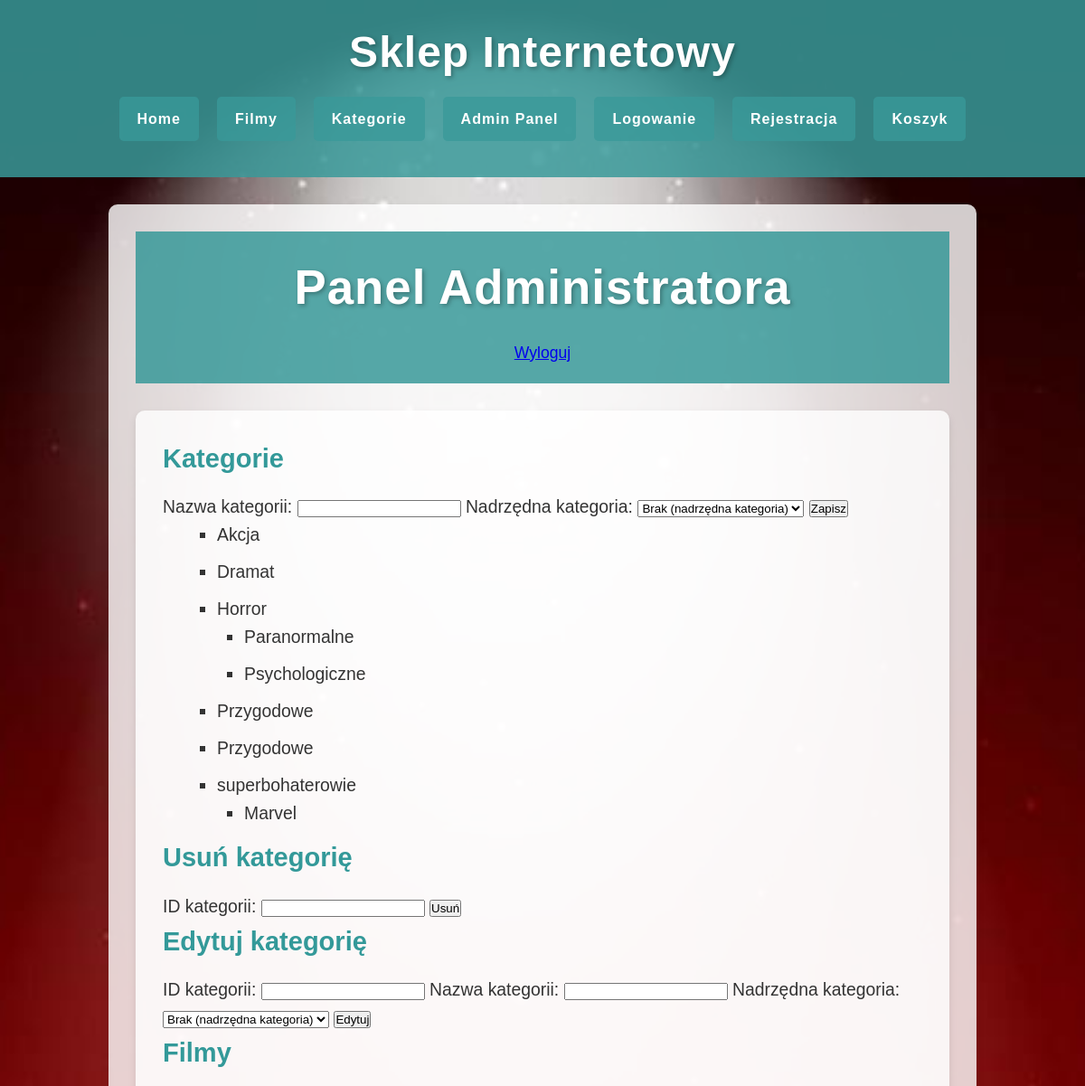
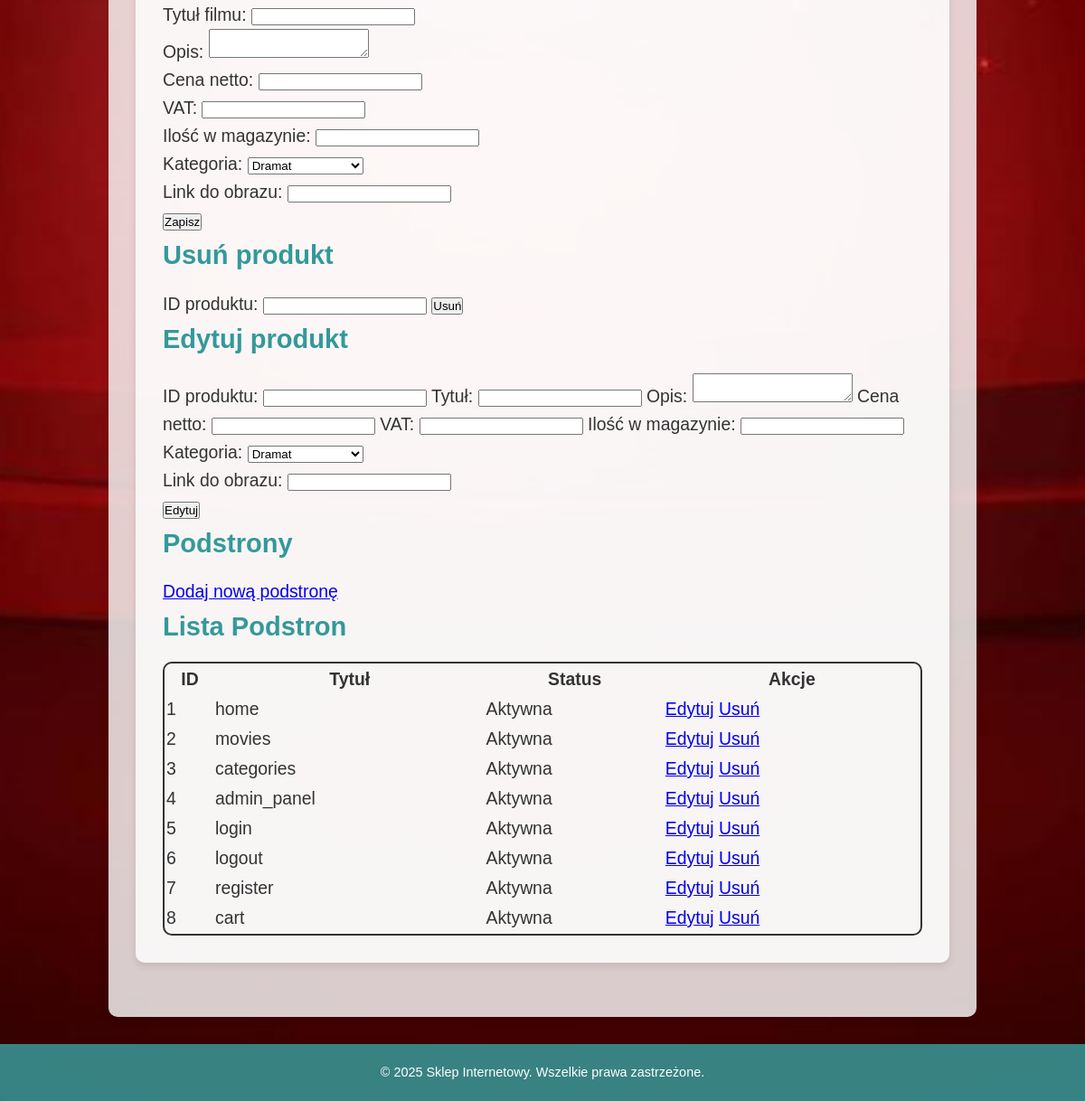
The page /pages/index.php?idp=admin_panel (signed in) on the database its author committed (2 pictures, top to bottom).
### tables this page shows
CREATE TABLE `kategorie` (
  `id` int(11) NOT NULL,
  `nazwa` varchar(255) NOT NULL,
  `matka` int(11) DEFAULT NULL
);

CREATE TABLE `page_list` (
  `id` int(11) NOT NULL,
  `page_title` varchar(255) NOT NULL,
  `page_content` text NOT NULL,
  `status` int(1) NOT NULL DEFAULT 1
);

### pages/admin_panel.php (the view, shortened to what this page needs)
<?php
include_once '../php/admin_subpages.php';
include_once '../php/admin_categories.php';
include_once '../php/admin_products.php';
?>
<div class="header">
    <h1 style="color:white;">Panel Administratora</h1>
    <a href="index.php?idp=logout" onclick="event.preventDefault(); document.getElementById('logoutForm').submit();">Wyloguj</a>
</div>
<div class="main-content">
    <div id="categoriesPanel" class="panel">
        <h2>Kategorie</h2>
        <form id="categoryForm" method="POST" action="index.php?idp=admin_panel" onsubmit="return showCategoryAlert()">
            <label for="categoryName">Nazwa kategorii:</label>
            <input type="text" id="categoryName" name="categoryName" required>
            <label for="parentCategory">Nadrzędna kategoria:</label>
            <select id="parentCategory" name="parentCategory">
                <option value="0">Brak (nadrzędna kategoria)</option>
            </select>
            <button type="submit">Zapisz</button>
        </form>
        <ul id="categoryList">
            <?php WyswietlKategorie(); ?>
        </ul>
        <div id="deleteCategoryPanel" class="panel">
            <h2>Usuń kategorię</h2>
            <form method="POST" action="index.php?idp=admin_panel" onsubmit="return showCategoryDeleteAlert()">
                <label for="deleteCategoryId">ID kategorii:</label>
                <input type="number" id="deleteCategoryId" name="categoryId" required>
                <button type="submit">Usuń</button>
            </form>
        </div>
        <div id="editCategoryPanel" class="panel">
            <h2>Edytuj kategorię</h2>
            <form method="POST" action="index.php?idp=admin_panel">
                <label for="editCategoryId">ID kategorii:</label>
                <input type="number" id="editCategoryId" name="categoryId" required>
                <label for="editCategoryName">Nazwa kategorii:</label>
                <input type="text" id="editCategoryName" name="categoryName" required>
                <label for="editParentCategory">Nadrzędna kategoria:</label>
                <select id="editParentCategory" name="parentCategory">
                    <option value="0">Brak (nadrzędna kategoria)</option>
                </select>
                <button type="submit">Edytuj</button>
            </form>
        </div>
    </div>
    <div id="productsPanel" class="panel">
        <h2>Filmy</h2>
        <form id="productForm" method="POST" action="index.php?idp=admin_panel" onsubmit="return showProductAlert()">
            <label for="productName">Tytuł filmu:</label>
            <input type="text" id="productName" name="productName" required><br>
            <label for="productDescription">Opis:</label>
            <textarea id="productDescription" name="productDescription"></textarea><br>
            <label for="productPrice">Cena netto:</label>
            <input type="number" id="productPrice" name="productPrice" step="0.01" required><br>
            <label for="productVat">VAT:</label>
            <input type="number" id="productVat" name="productVat" step="0.01" required><br>
            <label for="productStock">Ilość w magazynie:</label>
            <input type="number" id="productStock" name="productStock" required><br>
            <label for="productCategory">Kategoria:</label>
            <select id="productCategory" name="productCategory">
                <?php
                $result = $mysqli->query("SELECT id, nazwa FROM kategorie");
                while ($row = $result->fetch_assoc()) {
                    echo "<option value='" . $row['id'] . "'>" . $row['nazwa'] . "</option>";
                }
                ?>
            </select><br>
            <label for="productImage">Link do obrazu:</label>
            <input type="text" id="productImage" name="productImage"><br>
            <button type="submit">Zapisz</button>
        </form>
        <div id="deleteProductPanel" class="panel">
            <h2>Usuń produkt</h2>
            <form method="POST" action="index.php?idp=admin_panel" onsubmit="return showProductDeleteAlert()">
                <label for="deleteProductId">ID produktu:</label>
                <input type="number" id="deleteProductId" name="productId" required>
                <button type="submit">Usuń</button>
            </form>
        </div>
        <div id="editProductPanel" class="panel">
            <h2>Edytuj produkt</h2>
            <form method="POST" action="index.php?idp=admin_panel" enctype="multipart/form-data">
                <label for="editProductId">ID produktu:</label>
                <input type="number" id="editProductId" name="productId" required>
                <label for="editProductTitle">Tytuł:</label>
                <input type="text" id="editProductTitle" name="title" required>
                <label for="editProductDescription">Opis:</label>
                <textarea id="editProductDescription" name="description"></textarea>
                <label for="editProductPrice">Cena netto:</label>
                <input type="number" id="editProductPrice" name="price_net" step="0.01" required>
                <label for="editProductVat">VAT:</label>
                <input type="number" id="editProductVat" name="vat_tax" step="0.01" required>
                <label for="editProductStock">Ilość w magazynie:</label>
                <input type="number" id="editProductStock" name="stock_quantity" required>
                <label for="editProductCategory">Kategoria:</label>
                <select id="editProductCategory" name="productCategory" required>
                    <?php
                    $result = $mysqli->query("SELECT id, nazwa FROM kategorie");
                    while ($row = $result->fetch_assoc()) {
                        echo "<option value='" . $row['id'] . "'>" . $row['nazwa'] . "</option>";
                    }
                    ?>
                </select><br>
                <label for="editProductImage">Link do obrazu:</label>
                <input type="text" id="editProductImage" name="image_path"><br>
                <button type="submit">Edytuj</button>
            </form>
        </div>
        <div id="subpagesPanel" class="panel">
            <h2>Podstrony</h2>
            <div>
                <a href="index.php?idp=admin_panel&action=add" class="button">Dodaj nową podstronę</a>
                <?php
                if (isset($_GET['action'])) {
                    if ($_GET['action'] === 'edit' && isset($_GET['id'])) {
                        echo EdytujPodstrone($mysqli);
                    } elseif ($_GET['action'] === 'add') {
                        echo DodajNowaPodstrone($mysqli);
                    } elseif ($_GET['action'] === 'delete' && isset($_GET['id'])) {
                        ?>
                        <form method="POST" action="index.php?idp=admin_panel">
                            <input type="hidden" name="action" value="delete">
                            <input type="hidden" name="id" value="<?php echo $_GET['id']; ?>">
                            <button type="submit" class="btn btn-danger"
                                    onclick="return confirm('Czy na pewno chcesz usunąć?')">Usuń
                            </button>
                        </form>
                        <?php
                    } else {
                        echo '<div class="alert alert-error">Nieznana akcja!</div>';
                    }
                } else {
                    echo ListaPodstron($mysqli);
                }
                ?>
            </div>
        </div>
    </div>
</div>

### pages/index.php (shortened to what this page needs)
<!DOCTYPE html>
<html lang="pl">
<head>
    <link rel="stylesheet" href="../css/style.css">
</head>
<body>
<div class="header">
    <h1>Sklep Internetowy</h1>
    <nav style="display: flex; justify-content: center; align-items: center; gap: 20px; flex-wrap: wrap; margin-top: 10px; margin-bottom: 20px;">
    <a href="index.php?idp=home"
       style="text-decoration: none; color: #fff; font-weight: bold; padding: 12px 20px; background-color: rgba(57, 153, 153, 0.8); border-radius: 5px; transition: all 0.3s ease; font-size: 1rem; letter-spacing: 1px;">
       Home
    </a>
    <a href="index.php?idp=movies"
       style="text-decoration: none; color: #fff; font-weight: bold; padding: 12px 20px; background-color: rgba(57, 153, 153, 0.8); border-radius: 5px; transition: all 0.3s ease; font-size: 1rem; letter-spacing: 1px;">
       Filmy
    </a>
    <a href="index.php?idp=categories"
       style="text-decoration: none; color: #fff; font-weight: bold; padding: 12px 20px; background-color: rgba(57, 153, 153, 0.8); border-radius: 5px; transition: all 0.3s ease; font-size: 1rem; letter-spacing: 1px;">
       Kategorie
    </a>
    <a href="index.php?idp=admin_panel"
       style="text-decoration: none; color: #fff; font-weight: bold; padding: 12px 20px; background-color: rgba(57, 153, 153, 0.8); border-radius: 5px; transition: all 0.3s ease; font-size: 1rem; letter-spacing: 1px;">
       Admin Panel
    </a>
    <a href="index.php?idp=login"
       style="text-decoration: none; color: #fff; font-weight: bold; padding: 12px 20px; background-color: rgba(57, 153, 153, 0.8); border-radius: 5px; transition: all 0.3s ease; font-size: 1rem; letter-spacing: 1px;">
       Logowanie
    </a>
    <a href="index.php?idp=register"
       style="text-decoration: none; color: #fff; font-weight: bold; padding: 12px 20px; background-color: rgba(57, 153, 153, 0.8); border-radius: 5px; transition: all 0.3s ease; font-size: 1rem; letter-spacing: 1px;">
       Rejestracja
    </a>
    <a href="index.php?idp=cart"
       style="text-decoration: none; color: #fff; font-weight: bold; padding: 12px 20px; background-color: rgba(57, 153, 153, 0.8); border-radius: 5px; transition: all 0.3s ease; font-size: 1rem; letter-spacing: 1px;">
       Koszyk
    </a>
</nav>
</div>
<div class="main-content" style="width: 80%;">
    <?php
    $pages_dir = './';
    $page = $_GET['idp'];
    $page_path = "{$pages_dir}/{$page}.php";
    if (file_exists($page_path)) {
        include $page_path;
    } else {
        echo "Strona nie została znaleziona.";
    }
    ?>
</div>
<div class="footer">
    <p>&copy; <?php echo date("Y"); ?> Sklep Internetowy. Wszelkie prawa zastrzeżone.</p>
</div>
</body>
</html>

### php/admin_categories.php (shortened to what this page needs)
<?php
$mysqli = new mysqli("localhost", "root", "", "shop");
function WyswietlKategorie($parent_id = null, $poziom = 0) {
    global $mysqli;
    $stmt = $mysqli->prepare("SELECT id, nazwa FROM kategorie WHERE matka " . ($parent_id === null ? "IS NULL" : "= ?") . " ORDER BY nazwa ASC");
    if ($parent_id !== null) {
        $stmt->bind_param("i", $parent_id);
    }
    $stmt->execute();
    $result = $stmt->get_result();
    if ($result->num_rows > 0) {
        echo "<ul>";
        while ($row = $result->fetch_assoc()) {
            echo "<li>" . htmlspecialchars($row['nazwa']);
            WyswietlKategorie($row['id'], $poziom + 1);
            echo "</li>";
        }
        echo "</ul>";
    }
}
?>

### php/admin_subpages.php (shortened to what this page needs)
<?php
function ListaPodstron($mysqli)
{
  $result = '<div class="card">';
  $result .= '<h2>Lista Podstron</h2>';
  $result .= '<table class="table">
                <tr>
                    <th>ID</th>
                    <th>Tytuł</th>
                    <th>Status</th>
                    <th>Akcje</th>
                </tr>';
  $query = "SELECT * FROM page_list ORDER BY id ASC LIMIT 100";
  $pages = mysqli_query($mysqli, $query);
  while ($row = mysqli_fetch_array($pages)) {
    $result .= '<tr>
                    <td>' . htmlspecialchars($row['id']) . '</td>
                    <td>' . htmlspecialchars($row['page_title']) . '</td>
                    <td>' . ($row['status'] ? 'Aktywna' : 'Nieaktywna') . '</td>
                    <td>
                        <a href="?idp=admin_panel&action=edit&id=' . htmlspecialchars($row['id']) . '" class="btn btn-primary">Edytuj</a>
                        <a href="?idp=admin_panel&action=delete&id=' . htmlspecialchars($row['id']) . '"
                           class="btn btn-danger"
                           onclick="return confirm(\'Czy na pewno chcesz usunąć?\')">Usuń</a>
                    </td>
                </tr>';
  }
  $result .= '</table></div>';
  return $result;
}

### css/style.css (style rules this page uses)
* { margin: 0; padding: 0; box-sizing: border-box; font-family: 'Arial', sans-serif; }
html, body { height: 100%; }
body { display: flex; flex-direction: column; min-height: 100vh; background: url('../img/other/background.jpg') no-repeat center center fixed; background-size: cover; color: #333; line-height: 1.6; }
.header { background: rgba(57, 153, 153, 0.85); text-align: center; padding: 20px; color: white; }
.header h1 { font-size: 3em; text-shadow: 2px 2px 5px rgba(0, 0, 0, 0.3); letter-spacing: 1px; }
.main-content { background-color: rgba(255, 255, 255, 0.8); max-width: 1200px; margin: 30px auto; padding: 30px; box-shadow: 0 4px 8px rgba(0, 0, 0, 0.1); border-radius: 10px; font-size: 1.1em; flex-grow: 1; }
.main-content h1, .main-content h2 { color: #399; margin-bottom: 15px; }
.main-content ul { margin-left: 20px; padding-left: 10px; list-style-type: square; }
.main-content ul li { margin-bottom: 10px; }
.header, .footer { transition: background-color 0.5s ease; }
.footer { text-align: center; padding: 20px; background: rgba(57, 153, 153, 0.85); color: white; font-size: 0.9em; width: 100%; position: relative; bottom: 0; }
table { width: 100%; border: 2px solid #333; border-radius: 10px; overflow: hidden; }

### rows shown on the page
kategorie: nazwa "Akcja"
kategorie: nazwa "Dramat"
kategorie: nazwa "Horror"
kategorie: nazwa "Paranormalne"
kategorie: nazwa "Psychologiczne"
kategorie: nazwa "Przygodowe"
kategorie: nazwa "Przygodowe"
kategorie: nazwa "superbohaterowie"
kategorie: nazwa "Marvel"
page_list: id "1", page_title "home", status "Aktywna"
page_list: id "2", page_title "movies", status "Aktywna"
page_list: id "3", page_title "categories", status "Aktywna"
page_list: id "4", page_title "admin_panel", status "Aktywna"
page_list: id "5", page_title "login", status "Aktywna"
page_list: id "6", page_title "logout", status "Aktywna"
page_list: id "7", page_title "register", status "Aktywna"
page_list: id "8", page_title "cart", status "Aktywna"

### other values the page prints
form field productCategory "Dramat"
